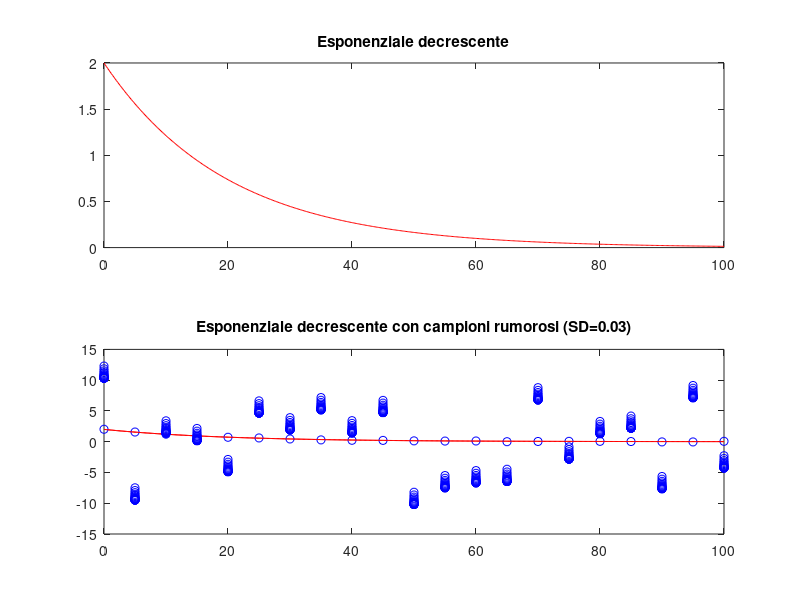

Source code (MATLAB): (Note: this script raises an error after producing the figure.)
%% Elaborazione Segnali Biomedici - Soluzione Laboratorio 01
%  Prof. Veronese Mattia - UNIPD

%% OPENING
clear all
close all
clc

%% Esercizio 3
% 1) Scrivere un M-file che disegni con una linea continua rossa
%   la funzione f(t)=2e(-0.05t) nell’intervallo [0,100] (rappresentare f(t) mediante 500 punti equispaziati).
% 2)Rappresentare f(t) nel riquadro superiore di una figura a due riquadri (suggerimento: usare subplot).
%   Nel riquadro inferiore rappresentare di nuovo la stessa funzione con sovrapposti, rappresentati da cerchietti blu, 
%   dei suoi campioni rumorosi generati artificialmente ai tempi (0, 5, 10, 15, …100).
%   Per generare i campioni considerare rumore gaussiano additivo a media nulla e standard deviation 0.03.
%   Intitolare i grafici rispettivamente con ‘Esponenziale decrescente’ ed ‘Esponenziale decrescente con campioni rumorosi (SD=0.03)’.

t = linspace(0,100,500);
f = 2*exp(-0.05*t);
subplot(2,1,1)
plot(t, f, 'r')
title('Esponenziale decrescente')

ts = [0:5:100]';
fs = 2*exp(-0.05*ts);
vs = 0.03*randn(length(fs),1);  % Rumore gaussiano additivo
ys = fs + vs;                   % Campioni rumorosi

subplot(2,1,2)
plot(t, f, 'r')
hold on
plot(ts, ys, 'ob')
title('Esponenziale decrescente con campioni rumorosi (SD=0.03)')

% 3) Acquisire da tastiera (suggerimento: usare l’istruzione input) un valore positivo
%   (suggerimento: usare una struttura while … end per controllare che l’utente immetta un valore SD strettamente positivo)
%   da usare come standard deviation del rumore additivo da usare nella generazione dei campioni rumorosi di f(t).
%   Intitolare i grafici dei due riquadri rispettivamente con “Esponenziale decrescente” e “Esponenziale decrescente con campioni rumorosi (SD=__)”
%   (far apparire nel titolo del secondo riquadro il valore della SD immesso da tastiera, suggerimento: usare num2str)

sd = input('Inserisci un valore di SD: ');
while sd <= 0
    
    sd = input('Dammi un valore positivo di SD: ');

end % while

ts = [0:5:100];
fs = 2*exp(-0.05*ts);
vs = sd*randn(length(fs),1);
ys = fs + vs;

subplot(2,1,2)
plot(t, f, 'r',ts, ys, 'ob')
title(['Esponenziale decrescente con campioni rumorosi (SD='+convertCharsToStrings(num2str(sd))+')'])


